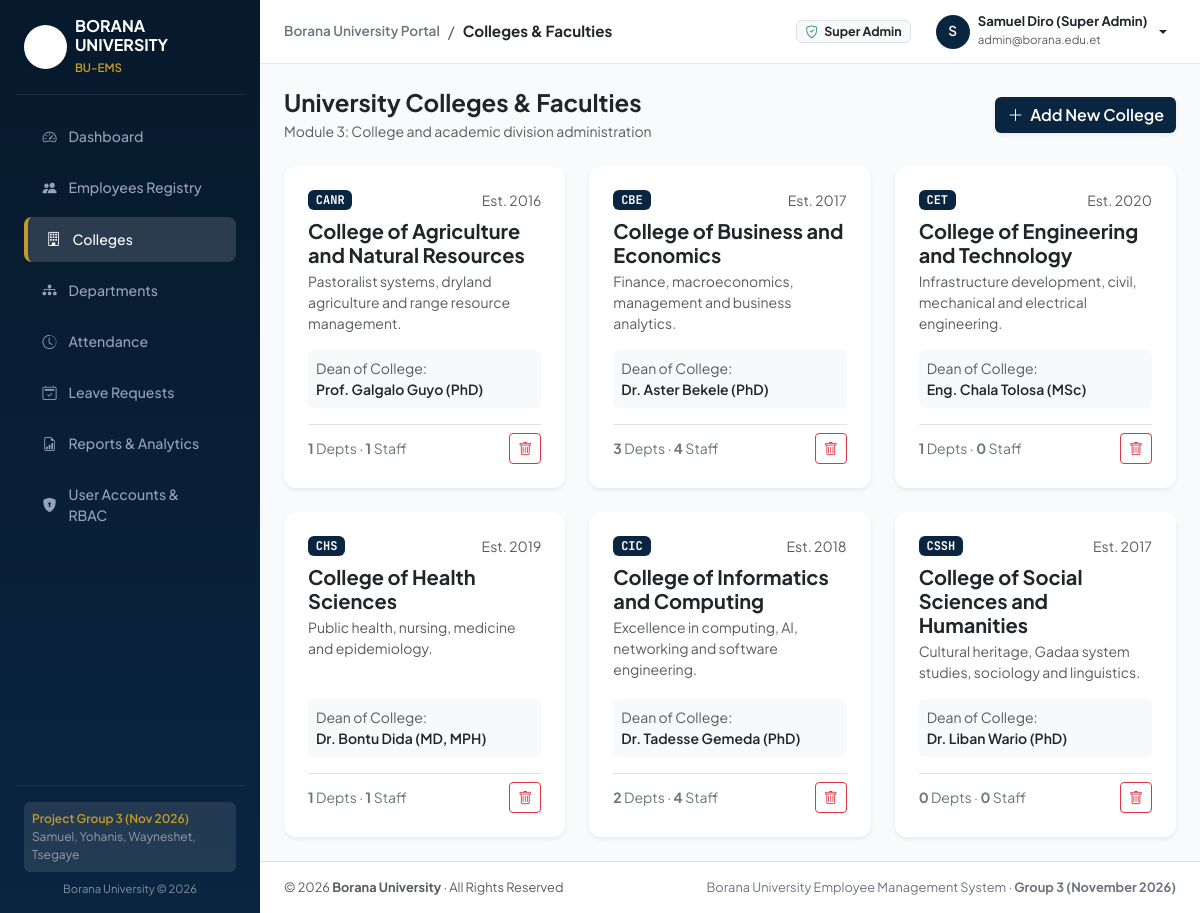
Page /admin/colleges/index.php (signed in) on the committed database.
### tables this page shows
CREATE TABLE IF NOT EXISTS `colleges` (
  `id` INT UNSIGNED AUTO_INCREMENT PRIMARY KEY,
  `code` VARCHAR(20) NOT NULL UNIQUE,
  `name` VARCHAR(150) NOT NULL,
  `dean_name` VARCHAR(120) NULL,
  `description` TEXT NULL,
  `established_year` INT UNSIGNED DEFAULT 2018,
  `created_at` TIMESTAMP DEFAULT CURRENT_TIMESTAMP,
  `updated_at` TIMESTAMP DEFAULT CURRENT_TIMESTAMP ON UPDATE CURRENT_TIMESTAMP
);

### includes/functions.php (called while the page is built, shortened)
<?php
function e(?string $string): string {
    return htmlspecialchars((string) $string, ENT_QUOTES | ENT_SUBSTITUTE, 'UTF-8');
}

### admin/colleges/index.php (the view, shortened to what this page needs)
<?php
require_once APP_ROOT . '/includes/functions.php';
$pdo = require_once APP_ROOT . '/config/database.php';
$colleges = $pdo->query("
    SELECT c.*,
        COUNT(DISTINCT d.id) AS total_departments,
        COUNT(DISTINCT e.id) AS total_staff
    FROM colleges c
    LEFT JOIN departments d ON d.college_id = c.id
    LEFT JOIN employees e ON e.college_id = c.id
    GROUP BY c.id
    ORDER BY c.name ASC
")->fetchAll();
require_once APP_ROOT . '/includes/header.php';
require_once APP_ROOT . '/includes/sidebar.php';
?>
<div class="main-content flex-grow-1 d-flex flex-column min-vh-100" style="background-color: #f8fafc;">
    <?php require_once APP_ROOT . '/includes/navbar.php'; ?>
    <div class="container-fluid p-4">
        <div class="d-flex flex-column flex-md-row align-items-md-center justify-content-between gap-3 mb-4">
            <div>
                <h4 class="fw-bold mb-1 text-dark">University Colleges & Faculties</h4>
                <p class="text-muted small mb-0">Module 3: College and academic division administration</p>
            </div>
            <button class="btn btn-bu-navy text-white shadow-sm" data-bs-toggle="modal" data-bs-target="#addCollegeModal">
                <i class="bi bi-plus-lg me-1"></i> Add New College
            </button>
        </div>
        <div class="row g-4">
            <?php foreach ($colleges as $c): ?>
            <div class="col-md-6 col-xl-4">
                <div class="card border-0 shadow-sm h-100">
                    <div class="card-body p-4 d-flex flex-column">
                        <div class="d-flex justify-content-between align-items-start mb-2">
                            <span class="badge bg-bu-navy text-white font-mono px-2.5 py-1.5"><?= e($c['code']) ?></span>
                            <small class="text-muted">Est. <?= e((string)$c['established_year']) ?></small>
                        </div>
                        <h5 class="fw-bold text-dark mb-1"><?= e($c['name']) ?></h5>
                        <p class="text-muted small mb-3 flex-grow-1"><?= e($c['description'] ?? 'No description provided.') ?></p>
                        <div class="p-2 bg-light rounded mb-3">
                            <div class="small text-muted">Dean of College:</div>
                            <div class="fw-semibold text-dark small"><?= e($c['dean_name'] ?? 'Not Assigned') ?></div>
                        </div>
                        <div class="d-flex justify-content-between align-items-center pt-2 border-top">
                            <div class="small text-secondary">
                                <strong><?= (int)$c['total_departments'] ?></strong> Depts &middot;
                                <strong><?= (int)$c['total_staff'] ?></strong> Staff
                            </div>
                            <a href="index.php?action=delete&id=<?= $c['id'] ?>" class="btn btn-sm btn-outline-danger" onclick="return confirm('Delete college <?= e($c['name']) ?>?');">
                                <i class="bi bi-trash"></i>
                            </a>
                        </div>
                    </div>
                </div>
            </div>
            <?php endforeach; ?>
        </div>
    </div>
<?php require_once APP_ROOT . '/includes/footer.php'; ?>

### assets/css/style.css (style rules this page uses)
:root { --bu-navy: #0a2540; --bu-navy-dark: #07192c; --bu-navy-light: #163e66; --bu-gold: #c59b27; --bu-gold-light: #dfb238; --bu-sidebar-width: 260px; --bu-bg-body: #f8fafc; }
body { font-family: 'Plus Jakarta Sans', system-ui, -apple-system, BlinkMacSystemFont, "Segoe UI", Roboto, sans-serif; background-color: var(--bu-bg-body); color: #1e293b; min-height: 100vh; }
.font-mono { font-family: 'JetBrains Mono', SFMono-Regular, Menlo, Monaco, Consolas, monospace; }
.bg-bu-navy { background-color: var(--bu-navy) !important; }
.btn-bu-navy { background-color: var(--bu-navy); color: #ffffff; font-weight: 600; border: none; transition: background-color 0.2s ease, transform 0.1s ease; }
.card { border: 1px solid #e2e8f0; box-shadow: 0 1px 3px 0 rgba(0, 0, 0, 0.04); border-radius: 12px; transition: box-shadow 0.2s ease; }

### rows in the picture
colleges: code "CANR", established_year "2016", name "College of Agriculture and Natural Resources", description "Pastoralist systems, dryland agriculture and range resource management.", dean_name "Prof. Galgalo Guyo (PhD)", total_departments "1", total_staff "1"
colleges: code "CBE", established_year "2017", name "College of Business and Economics", description "Finance, macroeconomics, management and business analytics.", dean_name "Dr. Aster Bekele (PhD)", total_departments "3", total_staff "4"
colleges: code "CET", established_year "2020", name "College of Engineering and Technology", description "Infrastructure development, civil, mechanical and electrical engineering.", dean_name "Eng. Chala Tolosa (MSc)", total_departments "1", total_staff "0"
colleges: code "CHS", established_year "2019", name "College of Health Sciences", description "Public health, nursing, medicine and epidemiology.", dean_name "Dr. Bontu Dida (MD, MPH)", total_departments "1", total_staff "1"
colleges: code "CIC", established_year "2018", name "College of Informatics and Computing", description "Excellence in computing, AI, networking and software engineering.", dean_name "Dr. Tadesse Gemeda (PhD)", total_departments "2", total_staff "4"
colleges: code "CSSH", established_year "2017", name "College of Social Sciences and Humanities", description "Cultural heritage, Gadaa system studies, sociology and linguistics.", dean_name "Dr. Liban Wario (PhD)", total_departments "0", total_staff "0"

### other values in the picture
$app_config['institution_name'] "BORANA UNIVERSITY"
$app_config['app_short_name'] "BU-EMS"
$page_title "Colleges & Faculties"
str_replace('_', ' ', $user['role_name'] ?? 'Guest') "Super Admin"
substr($user['full_name'] ?? 'U', 0, 1) "S"
$user['full_name'] "Samuel Diro (Super Admin)"
$user['email'] "admin@borana.edu.et"
$app_config['institution_name'] "Borana University"
$app_config['app_name'] "Borana University Employee Management System"
$app_config['project_group'] "Group 3"
$app_config['project_submission'] "November 2026"
